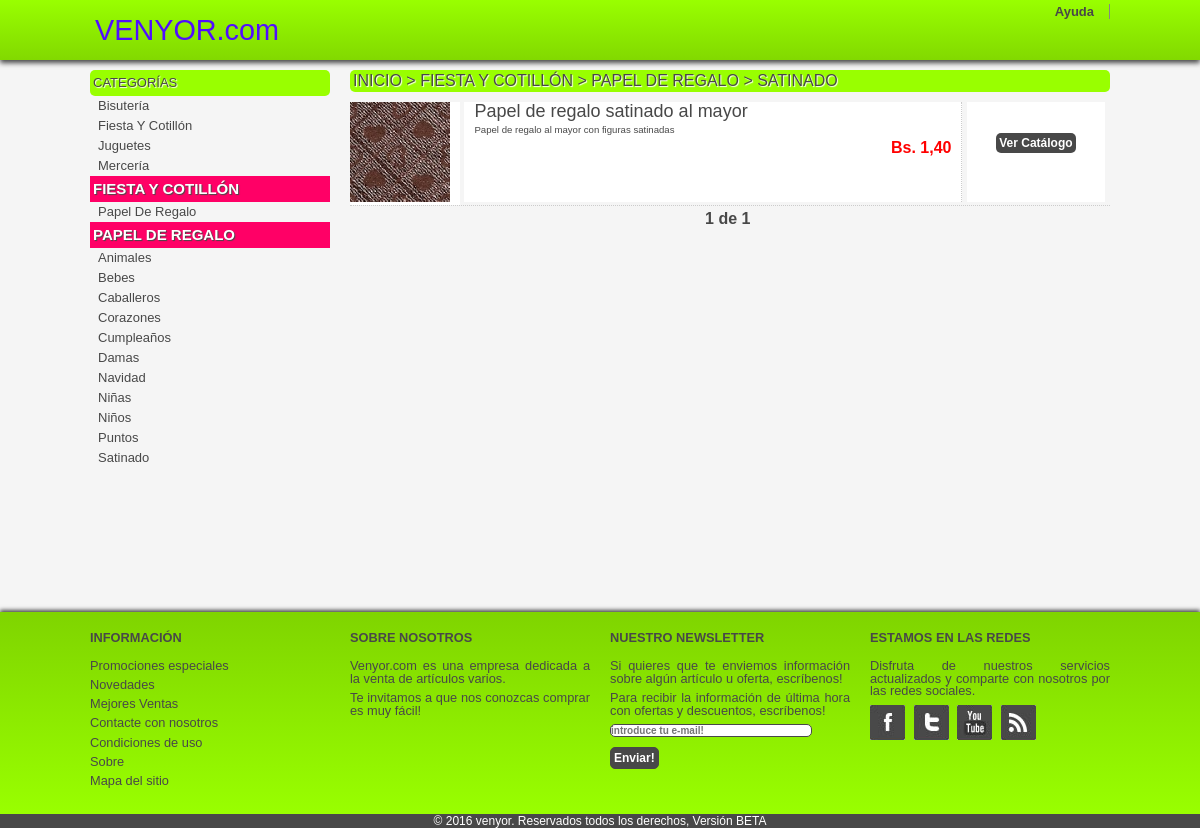
The page /detalleCat.php?sria=32&ria=11&ema=4 on the database its author committed.
### tables this page shows
CREATE TABLE IF NOT EXISTS `vy_cat_sujet` (
  `sujet_id` int(11) NOT NULL AUTO_INCREMENT,
  `nombre_tema` varchar(20) DEFAULT NULL,
  `activar` int(11) DEFAULT NULL,
  PRIMARY KEY (`sujet_id`)
);

CREATE TABLE IF NOT EXISTS `vy_cat_kategorie` (
  `kategorie_id` int(10) NOT NULL AUTO_INCREMENT,
  `nombre_categoria` varchar(25) DEFAULT NULL,
  `sujet_id` int(11) DEFAULT NULL,
  `activar` int(11) DEFAULT NULL,
  PRIMARY KEY (`kategorie_id`)
);

CREATE TABLE IF NOT EXISTS `vy_cat_unterkategorie` (
  `unterkategorie_id` int(10) NOT NULL AUTO_INCREMENT,
  `nombre_subcategoria` varchar(50) DEFAULT NULL,
  `kategorie_id` int(11) DEFAULT NULL,
  `sujet_id` int(11) DEFAULT NULL,
  `activar` int(11) DEFAULT NULL,
  PRIMARY KEY (`unterkategorie_id`)
);

CREATE TABLE IF NOT EXISTS `vy_cat_productos` (
  `produkt_id` int(10) NOT NULL AUTO_INCREMENT,
  `kategorie_id` int(11) DEFAULT NULL,
  `unterkategorie_id` int(11) DEFAULT NULL,
  `sujet_id` int(11) DEFAULT NULL,
  `nombre_prod` varchar(50) DEFAULT NULL,
  `descripcion_prod` varchar(60) DEFAULT NULL,
  `color_prod` varchar(20) DEFAULT NULL,
  `unidad_prod` varchar(50) DEFAULT NULL,
  `dimensiones_prod` varchar(50) DEFAULT NULL,
  `precio_prod` decimal(11,2) DEFAULT NULL,
  `peso_prod` int(11) DEFAULT NULL,
  `cantidad_prod` int(11) DEFAULT NULL,
  `activar` int(11) DEFAULT NULL,
  `fecha_ingreso` date DEFAULT NULL,
  `nuevo_prod` int(11) DEFAULT NULL,
  `alto_prod` int(11) DEFAULT NULL,
  `ancho_prod` int(11) DEFAULT NULL,
  `largo_prod` int(11) DEFAULT NULL,
  `marca_prod` varchar(100) DEFAULT NULL,
  `imagen60` varchar(200) DEFAULT NULL,
  `imagen60_2` varchar(200) DEFAULT NULL,
  `imagen60_3` varchar(200) DEFAULT NULL,
  `imagen60_4` varchar(200) DEFAULT NULL,
  `imagen100` varchar(200) DEFAULT NULL,
  `imagen290` varchar(200) DEFAULT NULL,
  `imagen290_2` varchar(200) DEFAULT NULL,
  `imagen290_3` varchar(200) DEFAULT NULL,
  `imagen290_4` varchar(200) DEFAULT NULL,
  `imagen700` varchar(200) DEFAULT NULL,
  `imagen700_2` varchar(200) DEFAULT NULL,
  `imagen700_3` varchar(200) DEFAULT NULL,
  `imagen700_4` varchar(200) DEFAULT NULL,
  `imagen1500` varchar(200) DEFAULT NULL,
  `imagen1500_2` varchar(200) DEFAULT NULL,
  `imagen1500_3` varchar(200) DEFAULT NULL,
  `imagen1500_4` varchar(200) DEFAULT NULL,
  `garantia` int(11) DEFAULT NULL,
  `catalogo` int(11) DEFAULT NULL,
  PRIMARY KEY (`produkt_id`)
);

### includes/sidebarCat.php (the view)
<div class="grid_4" id="sidebarCat">
  <div id="temaDetalle">
    <h2 class="separadorVerde">CATEGOR&Iacute;AS</h2>
    <ul>
		 	<?php do { ?>
      <li>
        <h3><a href="detalleCat.php?ema=<?php echo $row_RsTema['sujet_id']; ?>"><?php if ($row_RsTema['activar']==true) echo $row_RsTema['nombre_tema']; ?></a></h3>
      </li>
      <?php } while ($row_RsTema = mysql_fetch_assoc($RsTema)); ?>
    </ul>
  </div>
  <div id="categoriaDetalle">
    <h2 class="separadorFucsia"><?php echo $row_RsCategoria['nombre_tema']; ?></h2>
    <ul>
		 	<?php do { ?>
		  <li>
		    <h3><a href="detalleCat.php?ria=<?php echo $row_RsCategoria['kategorie_id']; ?>&ema=<?php echo $row_RsCategoria['sujet_id']; ?>"><?php echo $row_RsCategoria['nombre_categoria']; ?></a></h3>
      </li>
		  <?php } while ($row_RsCategoria = mysql_fetch_assoc($RsCategoria)); ?>
     </ul>
  </div>
  <div id="subCategoriaDetalle">
  <?php if ($totalRows_RsSubcategoria > 0) {  ?>
    <h2 class="separadorFucsia"><?php echo $row_RsSubcategoria['nombre_categoria']; ?></h2>
    <ul>
     <?php do { ?>
      <li>
        <h3><a href="detalleCat.php?sria=<?php echo $row_RsSubcategoria['unterkategorie_id']; ?>&ema=<?php echo $row_RsSubcategoria['sujet_id']; ?>&ria=<?php echo $row_RsSubcategoria['kategorie_id']; ?>"><?php echo $row_RsSubcategoria['nombre_subcategoria']; ?></a></h3>
      </li>
      <?php } while ($row_RsSubcategoria = mysql_fetch_assoc($RsSubcategoria)); ?>
    </ul>
  <?php }  ?>
  </div>
</div>

### detalleCat.php (shortened to what this page needs)
<?php require_once('Connections/cnx.php'); ?>
<?php
if (!function_exists("GetSQLValueString")) {
function GetSQLValueString($theValue, $theType, $theDefinedValue = "", $theNotDefinedValue = "")
{
  $theValue = function_exists("mysql_real_escape_string") ? mysql_real_escape_string($theValue) : mysql_escape_string($theValue);
  switch ($theType) {
    case "long":
    case "int":
      $theValue = ($theValue != "") ? intval($theValue) : "NULL";
      break;
  }
  return $theValue;
}
}
$query_RsTema = "SELECT * FROM vy_cat_sujet ORDER BY vy_cat_sujet.nombre_tema ASC";
$RsTema = mysql_query($query_RsTema, $cnx) or die(mysql_error());
$row_RsTema = mysql_fetch_assoc($RsTema);
$colname_RsCategoria = "-1";
if (isset($_GET['ema'])) {
  $colname_RsCategoria = $_GET['ema'];
}
$query_RsCategoria = sprintf("SELECT vy_cat_sujet.nombre_tema, vy_cat_kategorie.nombre_categoria, vy_cat_sujet.sujet_id, vy_cat_kategorie.activar, vy_cat_kategorie.kategorie_id FROM vy_cat_kategorie INNER JOIN vy_cat_sujet ON vy_cat_kategorie.sujet_id = vy_cat_sujet.sujet_id WHERE vy_cat_kategorie.sujet_id = %s  ORDER BY vy_cat_kategorie.nombre_categoria ASC", GetSQLValueString($colname_RsCategoria, "int"));
$RsCategoria = mysql_query($query_RsCategoria, $cnx) or die(mysql_error());
$row_RsCategoria = mysql_fetch_assoc($RsCategoria);
$colname_RsSubcategoria = "-1";
if (isset($_GET['ria'])) {
  $colname_RsSubcategoria = $_GET['ria'];
}
$query_RsSubcategoria = sprintf("SELECT  vy_cat_unterkategorie.unterkategorie_id, vy_cat_unterkategorie.nombre_subcategoria, vy_cat_sujet.sujet_id, vy_cat_sujet.nombre_tema, vy_cat_kategorie.kategorie_id, vy_cat_kategorie.nombre_categoria, vy_cat_unterkategorie.activar FROM vy_cat_unterkategorie INNER JOIN vy_cat_sujet ON vy_cat_sujet.sujet_id = vy_cat_unterkategorie.sujet_id INNER JOIN vy_cat_kategorie ON vy_cat_unterkategorie.kategorie_id = vy_cat_kategorie.kategorie_id WHERE vy_cat_kategorie.kategorie_id  = %s ORDER BY vy_cat_unterkategorie.nombre_subcategoria ASC", GetSQLValueString($colname_RsSubcategoria, "int"));
$RsSubcategoria = mysql_query($query_RsSubcategoria, $cnx) or die(mysql_error());
$row_RsSubcategoria = mysql_fetch_assoc($RsSubcategoria);
$totalRows_RsSubcategoria = mysql_num_rows($RsSubcategoria);
$maxRows_RsProductosTema = 10;
$pageNum_RsProductosTema = 0;
$startRow_RsProductosTema = $pageNum_RsProductosTema * $maxRows_RsProductosTema;
$colname_RsProductosTema = "-1";
if (isset($_GET['ema'])) {
  $colname_RsProductosTema = $_GET['ema'];
}
$query_RsProductosTema = sprintf("SELECT vy_cat_productos.produkt_id, vy_cat_productos.nombre_prod, vy_cat_productos.descripcion_prod, vy_cat_productos.color_prod, vy_cat_productos.unidad_prod, vy_cat_productos.precio_prod,  vy_cat_productos.peso_prod, vy_cat_productos.cantidad_prod, vy_cat_productos.imagen60, vy_cat_productos.imagen100, vy_cat_productos.activar, vy_cat_productos.fecha_ingreso, vy_cat_sujet.sujet_id, vy_cat_sujet.nombre_tema, vy_cat_productos.catalogo, vy_cat_productos.kategorie_id FROM vy_cat_productos INNER JOIN vy_cat_sujet ON vy_cat_sujet.sujet_id = vy_cat_productos.sujet_id WHERE vy_cat_productos.sujet_id = %s ORDER BY vy_cat_productos.produkt_id desc", GetSQLValueString($colname_RsProductosTema, "int"));
$query_limit_RsProductosTema = sprintf("%s LIMIT %d, %d", $query_RsProductosTema, $startRow_RsProductosTema, $maxRows_RsProductosTema);
$RsProductosTema = mysql_query($query_limit_RsProductosTema, $cnx) or die(mysql_error());
$row_RsProductosTema = mysql_fetch_assoc($RsProductosTema);
if (isset($_GET['totalRows_RsProductosTema'])) {
  $totalRows_RsProductosTema = $_GET['totalRows_RsProductosTema'];
} else {
  $all_RsProductosTema = mysql_query($query_RsProductosTema);
  $totalRows_RsProductosTema = mysql_num_rows($all_RsProductosTema);
}
$maxRows_RsProductosCate = 10;
$pageNum_RsProductosCate = 0;
$startRow_RsProductosCate = $pageNum_RsProductosCate * $maxRows_RsProductosCate;
$colname_RsProductosCate = "-1";
if (isset($_GET['ria'])) {
  $colname_RsProductosCate = $_GET['ria'];
}
$query_RsProductosCate = sprintf("SELECT vy_cat_productos.produkt_id, vy_cat_kategorie.kategorie_id, vy_cat_kategorie.nombre_categoria, vy_cat_kategorie.sujet_id, vy_cat_productos.nombre_prod, vy_cat_productos.descripcion_prod, vy_cat_productos.color_prod, vy_cat_productos.peso_prod, vy_cat_productos.unidad_prod, vy_cat_productos.precio_prod, vy_cat_productos.cantidad_prod, vy_cat_productos.nuevo_prod, vy_cat_productos.imagen100, vy_cat_productos.fecha_ingreso, vy_cat_productos.catalogo, vy_cat_productos.kategorie_id  FROM vy_cat_productos INNER JOIN vy_cat_kategorie ON vy_cat_productos.kategorie_id = vy_cat_kategorie.kategorie_id WHERE vy_cat_productos.kategorie_id = %s ORDER BY vy_cat_productos.nombre_prod asc", GetSQLValueString($colname_RsProductosCate, "int"));
$query_limit_RsProductosCate = sprintf("%s LIMIT %d, %d", $query_RsProductosCate, $startRow_RsProductosCate, $maxRows_RsProductosCate);
$RsProductosCate = mysql_query($query_limit_RsProductosCate, $cnx) or die(mysql_error());
$row_RsProductosCate = mysql_fetch_assoc($RsProductosCate);
if (isset($_GET['totalRows_RsProductosCate'])) {
  $totalRows_RsProductosCate = $_GET['totalRows_RsProductosCate'];
} else {
  $all_RsProductosCate = mysql_query($query_RsProductosCate);
  $totalRows_RsProductosCate = mysql_num_rows($all_RsProductosCate);
}
$maxRows_RsProductosScat = 10;
$pageNum_RsProductosScat = 0;
$startRow_RsProductosScat = $pageNum_RsProductosScat * $maxRows_RsProductosScat;
$colname_RsProductosScat = "-1";
if (isset($_GET['sria'])) {
  $colname_RsProductosScat = $_GET['sria'];
}
$query_RsProductosScat = sprintf("SELECT  vy_cat_productos.produkt_id, vy_cat_productos.kategorie_id, vy_cat_unterkategorie.unterkategorie_id, vy_cat_unterkategorie.nombre_subcategoria, vy_cat_unterkategorie.kategorie_id, vy_cat_unterkategorie.sujet_id, vy_cat_productos.nuevo_prod, vy_cat_productos.cantidad_prod, vy_cat_productos.precio_prod, vy_cat_productos.unidad_prod, vy_cat_productos.peso_prod, vy_cat_productos.color_prod, vy_cat_productos.descripcion_prod, vy_cat_productos.nombre_prod, vy_cat_productos.imagen100, vy_cat_productos.activar, vy_cat_productos.fecha_ingreso, vy_cat_productos.catalogo, vy_cat_productos.kategorie_id FROM vy_cat_productos INNER JOIN vy_cat_unterkategorie ON vy_cat_productos.unterkategorie_id = vy_cat_unterkategorie.unterkategorie_id WHERE vy_cat_productos.unterkategorie_id = %s ORDER BY vy_cat_productos.produkt_id desc", GetSQLValueString($colname_RsProductosScat, "int"));
$query_limit_RsProductosScat = sprintf("%s LIMIT %d, %d", $query_RsProductosScat, $startRow_RsProductosScat, $maxRows_RsProductosScat);
$RsProductosScat = mysql_query($query_limit_RsProductosScat, $cnx) or die(mysql_error());
$row_RsProductosScat = mysql_fetch_assoc($RsProductosScat);
if (isset($_GET['totalRows_RsProductosScat'])) {
  $totalRows_RsProductosScat = $_GET['totalRows_RsProductosScat'];
} else {
  $all_RsProductosScat = mysql_query($query_RsProductosScat);
  $totalRows_RsProductosScat = mysql_num_rows($all_RsProductosScat);
}
?>
<!DOCTYPE html>
 <html lang="es" class="no-js" >
<head>
  <link rel="stylesheet"  href="css/normalize.css">
  <link rel="stylesheet"  href="css/base.css">
</head>
<body>
  <header>
    <?php include('includes/header.php'); ?>
  </header>
  <div class="container_16">
    <?php include('includes/sidebarCat.php');?>
    <div class="grid_12">
      <h2 class="separadorVerde"><a href="index.php">Inicio</a><?php echo" &gt; ". $row_RsProductosTema['nombre_tema']." &gt; ". $row_RsProductosCate['nombre_categoria']." &gt; ". $row_RsProductosScat['nombre_subcategoria']; ?></h2>
      <?php if($totalRows_RsProductosCate !==0 and $totalRows_RsProductosScat !==0) {	echo"
      <div class='detalleCatMain'>"; do { if ($row_RsProductosScat['catalogo'] == true) print "
        <div class='contenidoDetalle'>
          <div class='contenidoDetalleImagen'>
            <a href=\"detallePro.php?cto=".$row_RsProductosScat['produkt_id']."&dos=".$row_RsProductosScat['kategorie_id']."\"><img src='".$row_RsProductosScat['imagen100']."' alt='imagen'/></a>
          </div>
          <div class='contenidoDetalleTexto'>
            <h2><a href=\"detallePro.php?cto=".$row_RsProductosScat['produkt_id']."&dos=".$row_RsProductosScat['kategorie_id']."\">".$row_RsProductosScat['nombre_prod']."</a></h2>
            <h3>".$row_RsProductosScat['descripcion_prod']."</h3>
            <h4> Bs. ". number_format($row_RsProductosScat['precio_prod'], 2, ',', ' ')."</h4>
          </div>
          <div class='contenidoDetalleBoton'>
          <p class='boton'><a href=catalogo/index.php?ogo=".$row_RsProductosScat['kategorie_id'].">Ver Catálogo</a></p>
          </div>
        </div>
        ";
        } while ($row_RsProductosScat = mysql_fetch_assoc($RsProductosScat));	?>
        <div class="paginacion_1">
          <div class="contador">
            <P><?php echo ($startRow_RsProductosScat + 1) ?> de <?php echo $totalRows_RsProductosScat ?></P>
          </div>
        </div>
      </div>
      	<?php } else { if ($totalRows_RsProductosTema > 0) {
      print"
      <div class='detalleCatMain'>";do { if ($row_RsProductosTema['catalogo'] == true) print "
        <div class='contenidoDetalle'>
          <div class='contenidoDetalleImagen'>
            <a href=\"detallePro.php?cto=".$row_RsProductosTema['produkt_id']."&dos=".$row_RsProductosTema['kategorie_id']."\"><img src='".$row_RsProductosTema['imagen100']."' alt='imagen'/></a>
          </div>
          <div class='contenidoDetalleTexto'>
            <h2> <a href=\"detallePro.php?cto=".$row_RsProductosTema['produkt_id']."&dos=".$row_RsProductosTema['kategorie_id']."\">".$row_RsProductosTema['nombre_prod']."</a></h2>
            <h3>".$row_RsProductosTema['descripcion_prod']."</h3>
            <h4> Bs. ". number_format($row_RsProductosTema['precio_prod'], 2, ',', ' ')."</h4>
          </div>
          <div class='contenidoDetalleBoton'>
          <p class='boton'><a href=catalogo/index.php?ogo=".$row_RsProductosTema['kategorie_id'].">Ver Catalogo</a></p>
          </div>
        </div>
        "; else { print
        "
        <div class='contenidoDetalle'>
          <div class='contenidoDetalleImagen'>
            <a href=\"detallePro.php?cto=".$row_RsProductosTema['produkt_id']."&dos=".$row_RsProductosTema['kategorie_id']."\"><img src='".$row_RsProductosTema['imagen100']."' alt='imagen'/></a>
          </div>
          <div class='contenidoDetalleTexto'>
            <h2> <a href=\"detallePro.php?cto=".$row_RsProductosTema['produkt_id']."&dos=".$row_RsProductosTema['kategorie_id']."\">".$row_RsProductosTema['nombre_prod']."</a></h2>
            <h3>".$row_RsProductosTema['descripcion_prod']."</h3>
            <h4> Bs. ".number_format($row_RsProductosTema['precio_prod'], 2, ',', ' ')."</h4>
          </div>
          <div class='contenidoDetalleBoton'>
            <form   action='cart/index.php' method='post'   name='form1' target='new' >
              <input name='cantidad'  type='hidden'   value='1'/>
              <input name='precio'  type='hidden'   value='\$row_RsProducto['precio_prod']\'/>
              <input name='producto'  type='hidden'   value=''/>
              <input name='peso'    type='hidden' value='10'/>
              <input name='codigo'  type='hidden'   value=''/>
              <input name='color'   type='hidden'   value=''/>
              <input name='carrito'   type='submit'   value='A&ntilde;adir a carrito' />
            </form>
          </div>
      </div>
      ";}
      } while ($row_RsProductosTema = mysql_fetch_assoc($RsProductosTema));
      }
      ?>
      </div>  <?php }    ?>
    </div>
  </div>
  <?php include('includes/footer.php') ?>
</body>
</html>

### rows shown on the page
vy_cat_sujet: nombre_tema "Bisutería"
vy_cat_sujet: nombre_tema "Fiesta Y Cotillón", nombre_tema "FIESTA Y COTILLÓN"
vy_cat_sujet: nombre_tema "Juguetes"
vy_cat_sujet: nombre_tema "Mercería"
vy_cat_kategorie: sujet.nombre_tema "FIESTA Y COTILLÓN", nombre_categoria "Papel De Regalo", nombre_categoria "PAPEL DE REGALO"
vy_cat_unterkategorie: nombre_subcategoria "Animales"
vy_cat_unterkategorie: nombre_subcategoria "Bebes"
vy_cat_unterkategorie: nombre_subcategoria "Caballeros"
vy_cat_unterkategorie: nombre_subcategoria "Corazones"
vy_cat_unterkategorie: nombre_subcategoria "Cumpleaños"
vy_cat_unterkategorie: nombre_subcategoria "Damas"
vy_cat_unterkategorie: nombre_subcategoria "Navidad"
vy_cat_unterkategorie: nombre_subcategoria "Niñas"
vy_cat_unterkategorie: nombre_subcategoria "Niños"
vy_cat_unterkategorie: nombre_subcategoria "Puntos"
vy_cat_unterkategorie: nombre_subcategoria "Satinado"
vy_cat_productos: unterkategorie.nombre_subcategoria "SATINADO", imagen100 (picture), nombre_prod "Papel de regalo satinado al mayor", descripcion_prod "Papel de regalo al mayor con figuras satinadas", precio_prod "1,40"

### other values the page prints
$startRow_RsProductosScat + 1 "1"
$totalRows_RsProductosScat "1"
